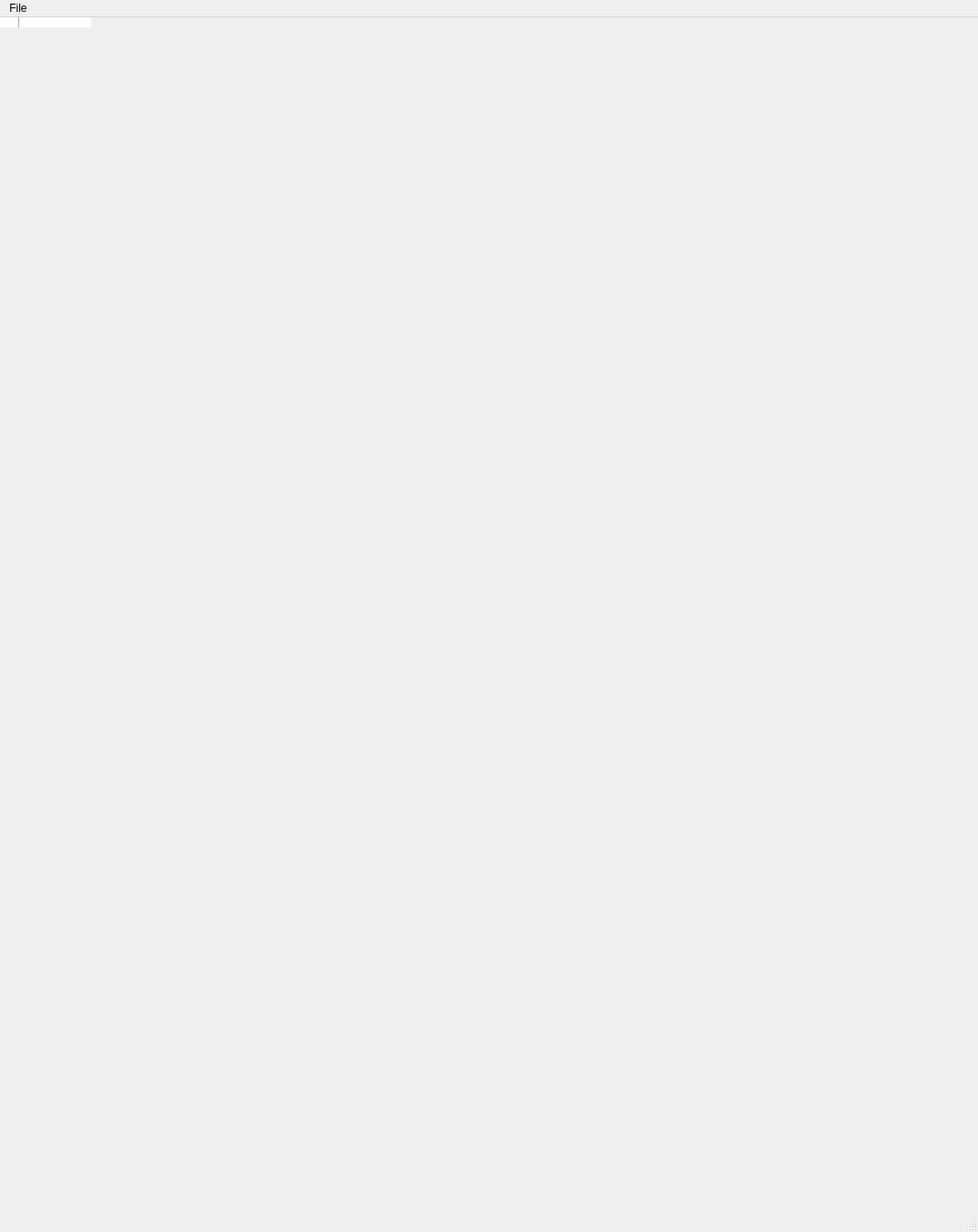
<?xml version="1.0" encoding="UTF-8"?>
<ui version="4.0">
 <class>MainWindow</class>
 <widget class="QMainWindow" name="MainWindow">
  <property name="enabled">
   <bool>true</bool>
  </property>
  <property name="geometry">
   <rect>
    <x>0</x>
    <y>0</y>
    <width>1072</width>
    <height>1350</height>
   </rect>
  </property>
  <property name="windowTitle">
   <string>L:A_N:application_ID:MangaReader</string>
  </property>
  <property name="styleSheet">
   <string notr="true">QScrollBar:vertical
 {
     width: 80px;
 }</string>
  </property>
  <widget class="QStackedWidget" name="stackedwidget">
   <property name="styleSheet">
    <string notr="true"/>
   </property>
   <property name="currentIndex">
    <number>1</number>
   </property>
   <widget class="QWidget" name="centralwidget">
    <property name="styleSheet">
     <string notr="true"/>
    </property>
    <widget class="QPushButton" name="dockbutton">
     <property name="geometry">
      <rect>
       <x>0</x>
       <y>1140</y>
       <width>1072</width>
       <height>141</height>
      </rect>
     </property>
     <property name="minimumSize">
      <size>
       <width>0</width>
       <height>80</height>
      </size>
     </property>
     <property name="text">
      <string/>
     </property>
     <property name="autoRepeatDelay">
      <number>299</number>
     </property>
     <property name="flat">
      <bool>true</bool>
     </property>
    </widget>
    <widget class="QPushButton" name="next">
     <property name="geometry">
      <rect>
       <x>250</x>
       <y>0</y>
       <width>831</width>
       <height>1190</height>
      </rect>
     </property>
     <property name="text">
      <string/>
     </property>
     <property name="flat">
      <bool>true</bool>
     </property>
    </widget>
    <widget class="QPushButton" name="prev">
     <property name="geometry">
      <rect>
       <x>0</x>
       <y>0</y>
       <width>250</width>
       <height>1190</height>
      </rect>
     </property>
     <property name="text">
      <string/>
     </property>
     <property name="flat">
      <bool>true</bool>
     </property>
    </widget>
    <widget class="QFrame" name="bg1">
     <property name="geometry">
      <rect>
       <x>0</x>
       <y>0</y>
       <width>1071</width>
       <height>1291</height>
      </rect>
     </property>
     <property name="styleSheet">
      <string notr="true">QWidget{
   background-color: white
}</string>
     </property>
     <property name="frameShape">
      <enum>QFrame::StyledPanel</enum>
     </property>
     <property name="frameShadow">
      <enum>QFrame::Raised</enum>
     </property>
     <widget class="QLabel" name="image">
      <property name="geometry">
       <rect>
        <x>0</x>
        <y>0</y>
        <width>1072</width>
        <height>1290</height>
       </rect>
      </property>
      <property name="text">
       <string/>
      </property>
      <property name="pixmap">
       <pixmap>../../../Downloads/download.png</pixmap>
      </property>
      <property name="scaledContents">
       <bool>true</bool>
      </property>
     </widget>
    </widget>
    <widget class="QWidget" name="dockbar" native="true">
     <property name="enabled">
      <bool>true</bool>
     </property>
     <property name="geometry">
      <rect>
       <x>0</x>
       <y>1180</y>
       <width>1071</width>
       <height>111</height>
      </rect>
     </property>
     <property name="styleSheet">
      <string notr="true">QWidget{
    background-color : white
}

QPushButton{
    background-color: transparent;
    border : 0;
}</string>
     </property>
     <widget class="QWidget" name="layoutWidget_2">
      <property name="geometry">
       <rect>
        <x>0</x>
        <y>0</y>
        <width>1071</width>
        <height>82</height>
       </rect>
      </property>
      <layout class="QGridLayout" name="gridLayout">
       <item row="0" column="3">
        <widget class="QPushButton" name="pushButton_4">
         <property name="minimumSize">
          <size>
           <width>0</width>
           <height>80</height>
          </size>
         </property>
         <property name="text">
          <string/>
         </property>
         <property name="icon">
          <iconset>
           <normaloff>light.png</normaloff>light.png</iconset>
         </property>
         <property name="iconSize">
          <size>
           <width>50</width>
           <height>50</height>
          </size>
         </property>
        </widget>
       </item>
       <item row="0" column="0">
        <widget class="QPushButton" name="prevchapterbt">
         <property name="minimumSize">
          <size>
           <width>0</width>
           <height>80</height>
          </size>
         </property>
         <property name="maximumSize">
          <size>
           <width>16777215</width>
           <height>80</height>
          </size>
         </property>
         <property name="text">
          <string/>
         </property>
         <property name="icon">
          <iconset>
           <normaloff>left.png</normaloff>left.png</iconset>
         </property>
         <property name="iconSize">
          <size>
           <width>50</width>
           <height>50</height>
          </size>
         </property>
        </widget>
       </item>
       <item row="0" column="1">
        <widget class="QPushButton" name="nextchapterbt">
         <property name="minimumSize">
          <size>
           <width>0</width>
           <height>80</height>
          </size>
         </property>
         <property name="text">
          <string/>
         </property>
         <property name="icon">
          <iconset>
           <normaloff>right.png</normaloff>right.png</iconset>
         </property>
         <property name="iconSize">
          <size>
           <width>50</width>
           <height>50</height>
          </size>
         </property>
        </widget>
       </item>
       <item row="0" column="2">
        <widget class="QPushButton" name="chapterlist">
         <property name="minimumSize">
          <size>
           <width>0</width>
           <height>80</height>
          </size>
         </property>
         <property name="text">
          <string/>
         </property>
         <property name="icon">
          <iconset>
           <normaloff>list.png</normaloff>list.png</iconset>
         </property>
         <property name="iconSize">
          <size>
           <width>50</width>
           <height>50</height>
          </size>
         </property>
        </widget>
       </item>
       <item row="0" column="4">
        <widget class="QPushButton" name="pushButton_5">
         <property name="minimumSize">
          <size>
           <width>0</width>
           <height>80</height>
          </size>
         </property>
         <property name="text">
          <string/>
         </property>
        </widget>
       </item>
      </layout>
      <zorder>pushButton_4</zorder>
      <zorder>nextchapterbt</zorder>
      <zorder>chapterlist</zorder>
      <zorder>pushButton_5</zorder>
      <zorder>prevchapterbt</zorder>
     </widget>
    </widget>
    <zorder>bg1</zorder>
    <zorder>dockbutton</zorder>
    <zorder>dockbar</zorder>
    <zorder>next</zorder>
    <zorder>prev</zorder>
   </widget>
   <widget class="QWidget" name="centralwidget2">
    <property name="enabled">
     <bool>true</bool>
    </property>
    <widget class="QLineEdit" name="mangaSearch">
     <property name="geometry">
      <rect>
       <x>20</x>
       <y>10</y>
       <width>1031</width>
       <height>61</height>
      </rect>
     </property>
     <property name="font">
      <font>
       <pointsize>17</pointsize>
      </font>
     </property>
     <property name="text">
      <string/>
     </property>
     <property name="placeholderText">
      <string>manga here</string>
     </property>
    </widget>
    <widget class="QPushButton" name="searchButton">
     <property name="geometry">
      <rect>
       <x>440</x>
       <y>80</y>
       <width>151</width>
       <height>41</height>
      </rect>
     </property>
     <property name="font">
      <font>
       <pointsize>13</pointsize>
      </font>
     </property>
     <property name="text">
      <string>Search</string>
     </property>
    </widget>
    <widget class="QWidget" name="widget" native="true">
     <property name="geometry">
      <rect>
       <x>10</x>
       <y>920</y>
       <width>1071</width>
       <height>351</height>
      </rect>
     </property>
     <property name="styleSheet">
      <string notr="true">QPushButton{
border : 0;
background-color: transparent;
}

QWidget{
background-color: white;
}</string>
     </property>
     <widget class="QWidget" name="layoutWidget">
      <property name="geometry">
       <rect>
        <x>0</x>
        <y>10</y>
        <width>1061</width>
        <height>341</height>
       </rect>
      </property>
      <layout class="QGridLayout" name="keyboard_grid">
       <item row="0" column="0">
        <layout class="QHBoxLayout" name="horizontalLayout">
         <item>
          <widget class="QPushButton" name="key_q">
           <property name="minimumSize">
            <size>
             <width>0</width>
             <height>80</height>
            </size>
           </property>
           <property name="text">
            <string>q</string>
           </property>
           <property name="flat">
            <bool>true</bool>
           </property>
          </widget>
         </item>
         <item>
          <widget class="QPushButton" name="key_w">
           <property name="minimumSize">
            <size>
             <width>0</width>
             <height>80</height>
            </size>
           </property>
           <property name="focusPolicy">
            <enum>Qt::StrongFocus</enum>
           </property>
           <property name="text">
            <string>w</string>
           </property>
           <property name="flat">
            <bool>true</bool>
           </property>
          </widget>
         </item>
         <item>
          <widget class="QPushButton" name="key_e">
           <property name="minimumSize">
            <size>
             <width>40</width>
             <height>80</height>
            </size>
           </property>
           <property name="baseSize">
            <size>
             <width>40</width>
             <height>0</height>
            </size>
           </property>
           <property name="text">
            <string>e</string>
           </property>
           <property name="flat">
            <bool>true</bool>
           </property>
          </widget>
         </item>
         <item>
          <widget class="QPushButton" name="key_r">
           <property name="minimumSize">
            <size>
             <width>0</width>
             <height>80</height>
            </size>
           </property>
           <property name="text">
            <string>r</string>
           </property>
           <property name="flat">
            <bool>true</bool>
           </property>
          </widget>
         </item>
         <item>
          <widget class="QPushButton" name="key_t">
           <property name="minimumSize">
            <size>
             <width>0</width>
             <height>80</height>
            </size>
           </property>
           <property name="text">
            <string>t</string>
           </property>
           <property name="flat">
            <bool>true</bool>
           </property>
          </widget>
         </item>
         <item>
          <widget class="QPushButton" name="key_y">
           <property name="minimumSize">
            <size>
             <width>0</width>
             <height>80</height>
            </size>
           </property>
           <property name="text">
            <string>y</string>
           </property>
           <property name="flat">
            <bool>true</bool>
           </property>
          </widget>
         </item>
         <item>
          <widget class="QPushButton" name="key_u">
           <property name="minimumSize">
            <size>
             <width>0</width>
             <height>80</height>
            </size>
           </property>
           <property name="text">
            <string>u</string>
           </property>
           <property name="flat">
            <bool>true</bool>
           </property>
          </widget>
         </item>
         <item>
          <widget class="QPushButton" name="key_i">
           <property name="minimumSize">
            <size>
             <width>0</width>
             <height>80</height>
            </size>
           </property>
           <property name="text">
            <string>i</string>
           </property>
           <property name="flat">
            <bool>true</bool>
           </property>
          </widget>
         </item>
         <item>
          <widget class="QPushButton" name="key_o">
           <property name="minimumSize">
            <size>
             <width>0</width>
             <height>80</height>
            </size>
           </property>
           <property name="text">
            <string>o</string>
           </property>
           <property name="flat">
            <bool>true</bool>
           </property>
          </widget>
         </item>
         <item>
          <widget class="QPushButton" name="key_p">
           <property name="minimumSize">
            <size>
             <width>0</width>
             <height>80</height>
            </size>
           </property>
           <property name="text">
            <string>p</string>
           </property>
           <property name="flat">
            <bool>true</bool>
           </property>
          </widget>
         </item>
        </layout>
       </item>
       <item row="3" column="0">
        <layout class="QHBoxLayout" name="horizontalLayout_4">
         <item>
          <widget class="QPushButton" name="key_num">
           <property name="minimumSize">
            <size>
             <width>0</width>
             <height>60</height>
            </size>
           </property>
           <property name="baseSize">
            <size>
             <width>0</width>
             <height>60</height>
            </size>
           </property>
           <property name="text">
            <string>123</string>
           </property>
          </widget>
         </item>
         <item>
          <widget class="QPushButton" name="key_space">
           <property name="minimumSize">
            <size>
             <width>700</width>
             <height>60</height>
            </size>
           </property>
           <property name="text">
            <string>space</string>
           </property>
          </widget>
         </item>
         <item>
          <widget class="QPushButton" name="key_dotperiod">
           <property name="minimumSize">
            <size>
             <width>0</width>
             <height>60</height>
            </size>
           </property>
           <property name="text">
            <string>.</string>
           </property>
          </widget>
         </item>
         <item>
          <widget class="QPushButton" name="key_entr">
           <property name="minimumSize">
            <size>
             <width>0</width>
             <height>60</height>
            </size>
           </property>
           <property name="text">
            <string>enter</string>
           </property>
          </widget>
         </item>
        </layout>
       </item>
       <item row="2" column="0">
        <layout class="QHBoxLayout" name="horizontalLayout_3">
         <property name="sizeConstraint">
          <enum>QLayout::SetDefaultConstraint</enum>
         </property>
         <item>
          <widget class="QPushButton" name="key_shift">
           <property name="minimumSize">
            <size>
             <width>0</width>
             <height>80</height>
            </size>
           </property>
           <property name="styleSheet">
            <string notr="true"/>
           </property>
           <property name="text">
            <string>shift</string>
           </property>
           <property name="flat">
            <bool>true</bool>
           </property>
          </widget>
         </item>
         <item>
          <widget class="QPushButton" name="key_z">
           <property name="minimumSize">
            <size>
             <width>0</width>
             <height>80</height>
            </size>
           </property>
           <property name="text">
            <string>z</string>
           </property>
          </widget>
         </item>
         <item>
          <widget class="QPushButton" name="key_x">
           <property name="minimumSize">
            <size>
             <width>0</width>
             <height>80</height>
            </size>
           </property>
           <property name="text">
            <string>x</string>
           </property>
          </widget>
         </item>
         <item>
          <widget class="QPushButton" name="key_c">
           <property name="minimumSize">
            <size>
             <width>0</width>
             <height>80</height>
            </size>
           </property>
           <property name="text">
            <string>c</string>
           </property>
          </widget>
         </item>
         <item>
          <widget class="QPushButton" name="key_v">
           <property name="minimumSize">
            <size>
             <width>0</width>
             <height>80</height>
            </size>
           </property>
           <property name="text">
            <string>v</string>
           </property>
          </widget>
         </item>
         <item>
          <widget class="QPushButton" name="key_b">
           <property name="minimumSize">
            <size>
             <width>0</width>
             <height>80</height>
            </size>
           </property>
           <property name="text">
            <string>b</string>
           </property>
          </widget>
         </item>
         <item>
          <widget class="QPushButton" name="key_n">
           <property name="minimumSize">
            <size>
             <width>0</width>
             <height>80</height>
            </size>
           </property>
           <property name="text">
            <string>n</string>
           </property>
          </widget>
         </item>
         <item>
          <widget class="QPushButton" name="key_m">
           <property name="minimumSize">
            <size>
             <width>0</width>
             <height>80</height>
            </size>
           </property>
           <property name="text">
            <string>m</string>
           </property>
          </widget>
         </item>
         <item>
          <widget class="QPushButton" name="key_bksp">
           <property name="minimumSize">
            <size>
             <width>0</width>
             <height>80</height>
            </size>
           </property>
           <property name="text">
            <string>bksp</string>
           </property>
          </widget>
         </item>
        </layout>
       </item>
       <item row="1" column="0">
        <layout class="QHBoxLayout" name="horizontalLayout_2">
         <property name="leftMargin">
          <number>20</number>
         </property>
         <property name="rightMargin">
          <number>20</number>
         </property>
         <item>
          <widget class="QPushButton" name="key_a">
           <property name="minimumSize">
            <size>
             <width>0</width>
             <height>80</height>
            </size>
           </property>
           <property name="text">
            <string>a</string>
           </property>
           <property name="flat">
            <bool>true</bool>
           </property>
          </widget>
         </item>
         <item>
          <widget class="QPushButton" name="key_s">
           <property name="minimumSize">
            <size>
             <width>0</width>
             <height>80</height>
            </size>
           </property>
           <property name="text">
            <string>s</string>
           </property>
           <property name="flat">
            <bool>true</bool>
           </property>
          </widget>
         </item>
         <item>
          <widget class="QPushButton" name="key_d">
           <property name="minimumSize">
            <size>
             <width>0</width>
             <height>80</height>
            </size>
           </property>
           <property name="text">
            <string>d</string>
           </property>
           <property name="flat">
            <bool>true</bool>
           </property>
          </widget>
         </item>
         <item>
          <widget class="QPushButton" name="key_f">
           <property name="minimumSize">
            <size>
             <width>0</width>
             <height>80</height>
            </size>
           </property>
           <property name="text">
            <string>f</string>
           </property>
           <property name="flat">
            <bool>true</bool>
           </property>
          </widget>
         </item>
         <item>
          <widget class="QPushButton" name="key_g">
           <property name="minimumSize">
            <size>
             <width>0</width>
             <height>80</height>
            </size>
           </property>
           <property name="text">
            <string>g</string>
           </property>
           <property name="flat">
            <bool>true</bool>
           </property>
          </widget>
         </item>
         <item>
          <widget class="QPushButton" name="key_h">
           <property name="minimumSize">
            <size>
             <width>0</width>
             <height>80</height>
            </size>
           </property>
           <property name="text">
            <string>h</string>
           </property>
           <property name="flat">
            <bool>true</bool>
           </property>
          </widget>
         </item>
         <item>
          <widget class="QPushButton" name="key_j">
           <property name="minimumSize">
            <size>
             <width>0</width>
             <height>80</height>
            </size>
           </property>
           <property name="text">
            <string>j</string>
           </property>
           <property name="flat">
            <bool>true</bool>
           </property>
          </widget>
         </item>
         <item>
          <widget class="QPushButton" name="key_k">
           <property name="minimumSize">
            <size>
             <width>0</width>
             <height>80</height>
            </size>
           </property>
           <property name="text">
            <string>k</string>
           </property>
           <property name="flat">
            <bool>true</bool>
           </property>
          </widget>
         </item>
         <item>
          <widget class="QPushButton" name="key_l">
           <property name="minimumSize">
            <size>
             <width>0</width>
             <height>80</height>
            </size>
           </property>
           <property name="text">
            <string>l</string>
           </property>
           <property name="flat">
            <bool>true</bool>
           </property>
          </widget>
         </item>
        </layout>
       </item>
      </layout>
     </widget>
    </widget>
    <widget class="QWidget" name="bg2" native="true">
     <property name="geometry">
      <rect>
       <x>0</x>
       <y>-10</y>
       <width>1081</width>
       <height>1301</height>
      </rect>
     </property>
     <property name="styleSheet">
      <string notr="true">QWidget{
   background-color: white
}</string>
     </property>
     <widget class="QListWidget" name="searchlist">
      <property name="geometry">
       <rect>
        <x>0</x>
        <y>140</y>
        <width>1071</width>
        <height>791</height>
       </rect>
      </property>
      <property name="styleSheet">
       <string notr="true"/>
      </property>
     </widget>
    </widget>
    <zorder>bg2</zorder>
    <zorder>mangaSearch</zorder>
    <zorder>searchButton</zorder>
    <zorder>widget</zorder>
   </widget>
   <widget class="QWidget" name="centralwidget3">
    <property name="styleSheet">
     <string notr="true"/>
    </property>
    <widget class="QLabel" name="infoimage">
     <property name="geometry">
      <rect>
       <x>800</x>
       <y>80</y>
       <width>241</width>
       <height>321</height>
      </rect>
     </property>
     <property name="text">
      <string/>
     </property>
     <property name="pixmap">
      <pixmap>download.png</pixmap>
     </property>
     <property name="scaledContents">
      <bool>true</bool>
     </property>
    </widget>
    <widget class="QLabel" name="infotext">
     <property name="geometry">
      <rect>
       <x>20</x>
       <y>80</y>
       <width>731</width>
       <height>81</height>
      </rect>
     </property>
     <property name="text">
      <string>TextLabel</string>
     </property>
    </widget>
    <widget class="QListView" name="infochapters">
     <property name="geometry">
      <rect>
       <x>0</x>
       <y>420</y>
       <width>1071</width>
       <height>861</height>
      </rect>
     </property>
    </widget>
    <widget class="QWidget" name="bg3" native="true">
     <property name="geometry">
      <rect>
       <x>-1</x>
       <y>-1</y>
       <width>1081</width>
       <height>1301</height>
      </rect>
     </property>
     <property name="styleSheet">
      <string notr="true">QWidget{
   background-color: white
}</string>
     </property>
    </widget>
    <zorder>bg3</zorder>
    <zorder>infoimage</zorder>
    <zorder>infotext</zorder>
    <zorder>infochapters</zorder>
   </widget>
  </widget>
  <widget class="QMenuBar" name="menubar">
   <property name="geometry">
    <rect>
     <x>0</x>
     <y>0</y>
     <width>1072</width>
     <height>26</height>
    </rect>
   </property>
   <widget class="QMenu" name="menuFile">
    <property name="title">
     <string>File</string>
    </property>
    <addaction name="actionExit"/>
    <addaction name="actionComics"/>
    <addaction name="actionReader"/>
   </widget>
   <addaction name="menuFile"/>
  </widget>
  <widget class="QStatusBar" name="statusbar"/>
  <action name="actionExit">
   <property name="text">
    <string>Exit</string>
   </property>
  </action>
  <action name="actionComics">
   <property name="text">
    <string>Comics</string>
   </property>
  </action>
  <action name="actionReader">
   <property name="text">
    <string>Reader</string>
   </property>
  </action>
 </widget>
 <resources/>
 <connections/>
</ui>
